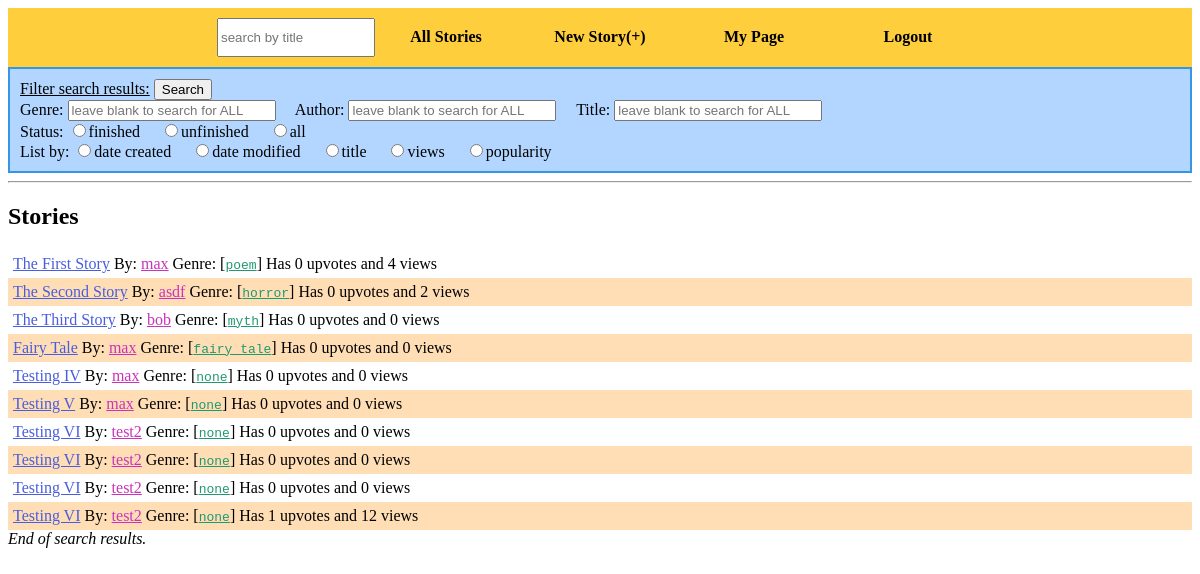
Screenshot of /search with the database file from the repository.
### tables this page shows
CREATE TABLE stories (title TEXT, creator TEXT, id INTERGER PRIMARY KEY, genre TEXT, word_limit INTEGER, cooldown INTEGER, contributions INTEGER, finished BOOLEAN, likes INTEGER, views INTEGER);

### ourStory.py (the view)
@app.route('/search', methods = ['GET'])
def search_route():
    results = search.getAllStories()
    listUsers = False #jinja wont render this if you are not searching for author/user
    query = request.args.get("q", "")
    author = request.args.get("by", "")
    genre = request.args.get("genre", "")
    status = request.args.get("status", "")
    sortby = request.args.get("sort", "c")
    if query != "":
        results = search.filter_by_title(query, results)
    if genre != "":
        results = search.filter_by_genre(genre, results)
    if author != "":
        results = search.filter_by_author(author, results)
        listUsers = search.getUsers(author)
    if status != "":
        results = search.filter_by_status(status, results)
    results = search.sortby(sortby, results)
    return render_template("list.html", page_title="Search Results", listStories=results, listUsers=listUsers)

### util/search.py (called while the page is built)
def getAllStories():
    db = sqlite3.connect(db_name)
    c = db.cursor()
    list_of_tuples = c.execute("SELECT id, title, creator, genre, finished, likes, views, contributions FROM stories;").fetchall()
    list_of_stories = []
    for story in list_of_tuples:
        story = tuple_to_dictionary(story, ['id', 'title', 'author', 'genre', 'finished', 'popularity', 'views', 'contributions'])
        story["modified"] = c.execute("SELECT timestamp FROM story_0;").fetchall()[-1][0]
        list_of_stories.append(story)
    db.close()
    return list_of_stories

def tuple_to_dictionary(tuuple, list_of_keys):
    d = {} #the dictionary
    index = 0 #the column index
    while index < len(tuuple):
        d[ list_of_keys[index] ] = tuuple[index]
        index += 1
    return d

def sortby(criteria, list_of_stories):
    if criteria == 'a':
        list_of_stories.sort(key = lambda story: story["title"])
    elif criteria == 'c':
        list_of_stories.sort(key = lambda story: story["id"])
    elif criteria == 'v':
        list_of_stories.sort(key = lambda story: story["views"])
    elif criteria == 'p':
        list_of_stories.sort(key = lambda story: story["popularity"])
    elif criteria == 'd':
        list_of_stories.sort(key = lambda story: story["modified"])
    return list_of_stories

### templates/list.html (shortened to what this page needs)
{% extends "base.html" %}
{% block body %}
<div class="form">
    <form method="GET" action="/search">
        <u>Filter search results:</u> <input type="submit" value="Search"> <br>
        Genre: <input type="text" name="genre" placeholder="leave blank to search for ALL">&nbsp;&nbsp;&nbsp;&nbsp;
        Author: <input type="text" name="by" placeholder="leave blank to search for ALL">&nbsp;&nbsp;&nbsp;&nbsp;
        Title: <input type="text" name="q" placeholder="leave blank to search for ALL"><br>
        Status: <input type="radio" name="status" value="finished">finished&nbsp;&nbsp;&nbsp;&nbsp; <input type="radio" name="status" value="unfinished">unfinished&nbsp;&nbsp;&nbsp;&nbsp; <input type="radio" name="status" value="all">all<br>
        List by: <input type="radio" name="sort" value="c">date created&nbsp;&nbsp;&nbsp;&nbsp; <input type="radio" name="sort" value="d">date modified&nbsp;&nbsp;&nbsp;&nbsp; <input type="radio" name="sort" value="a">title&nbsp;&nbsp;&nbsp;&nbsp; <input type="radio" name="sort" value="v">views&nbsp;&nbsp;&nbsp;&nbsp; <input type="radio" name="sort" value="p">popularity<br>
    </form>
</div>
<div id="results">
    <hr/>
    <h2>Stories</h2>
    <div id="stories" class="list">
    {% for story in listStories %}
        {% set id = story["id"] %}
        {% set who = story["author"] %}
        {% set genre = story["genre"] %}
        <div>
        <a class="storyLink" href="/story?id={{id}}">{{ story["title"] }}</a>
        By: <a class="userLink" href="/user?id={{who}}">{{ who }}</a>
        Genre: [<a class="genre" href="/search?genre={{genre}}">{{ genre }}</a>]
        Has {{ story["popularity"] }} upvotes and {{ story["views"] }} views
        </div>
    {% endfor %}
    <i>End of search results.</i>
    </div>
</div>
{% endblock %}

### static/storyStylesheet.css (style rules this page uses)
form { padding: none; margin: 0; }
div.form { border-color: #3696E3; border-style: solid; border-width: 2px; background-color: #B2D6FF; padding: 10px; }
div.form input[type=text] { width: 200px; }
a.storyLink { color: #495DDE; font-family: 'Georgia', serif; }
a.userLink { color: #CA32BA; }
.genre { font-family: monospace; color: #20996F; }
div.list div:nth-child(even) { background-color: #FFDEB6; }
div.list div { padding: 5px; }

### rows the page displays
stories: title "The First Story", listStories "max", listStories "poem"
stories: title "The Second Story", listStories "asdf", listStories "horror"
stories: title "The Third Story", listStories "bob", listStories "myth"
stories: title "Fairy Tale", listStories "max", listStories "fairy_tale"
stories: title "Testing IV", listStories "max", listStories "none"
stories: title "Testing V", listStories "max", listStories "none"
stories: title "Testing VI", listStories "test2", listStories "none"
stories: title "Testing VI", listStories "test2", listStories "none"
stories: title "Testing VI", listStories "test2", listStories "none"
stories: title "Testing VI", listStories "test2", listStories "none"

### other values shown
{{ story["popularity"] }} "0" "0" "0" "0" "0" "0" "0" "0" "0" "1"
{{ story["views"] }} "4" "2" "0" "0" "0" "0" "0" "0" "0" "12"
